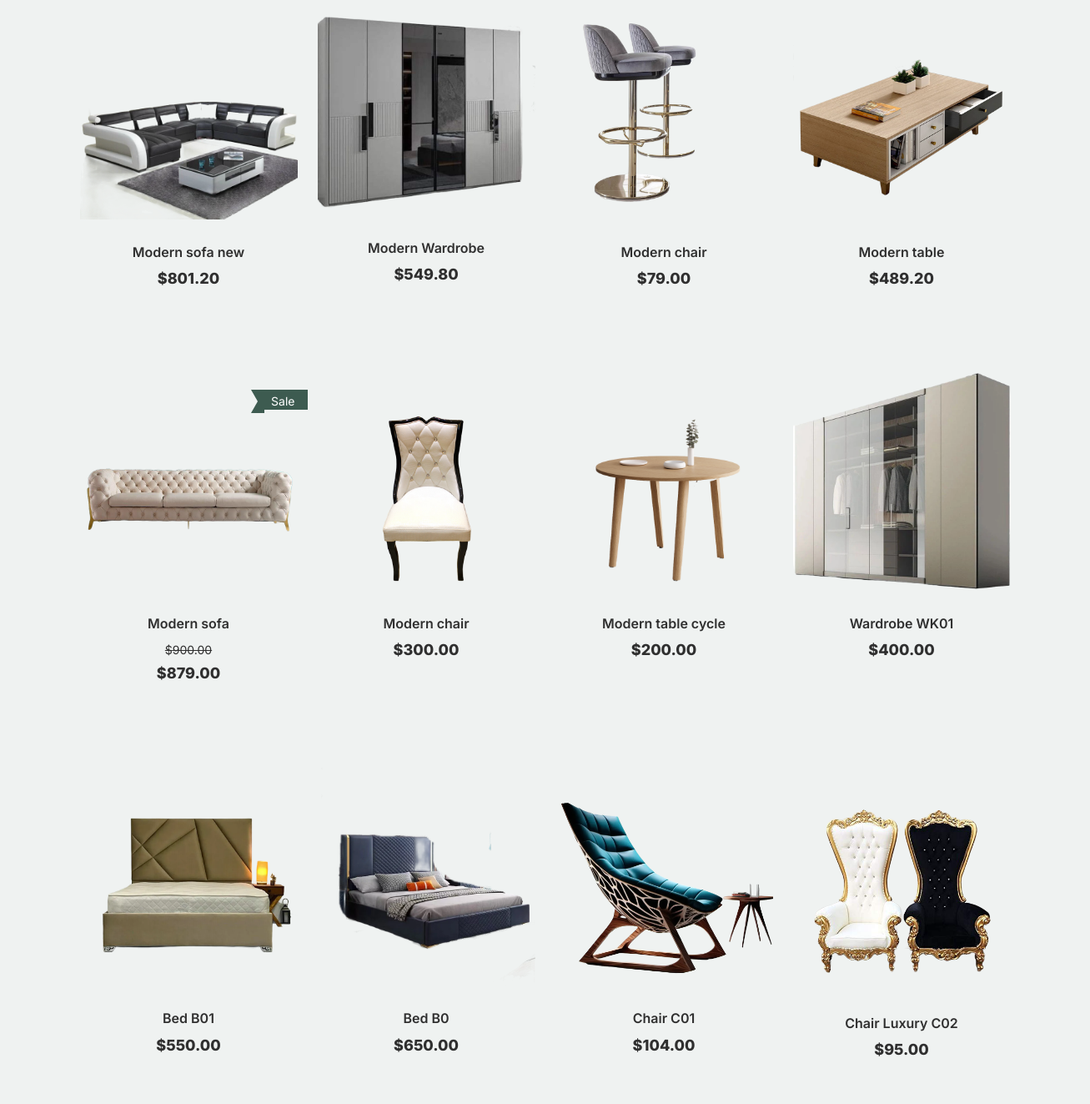
The app's page /shop/ (middle part), older data.
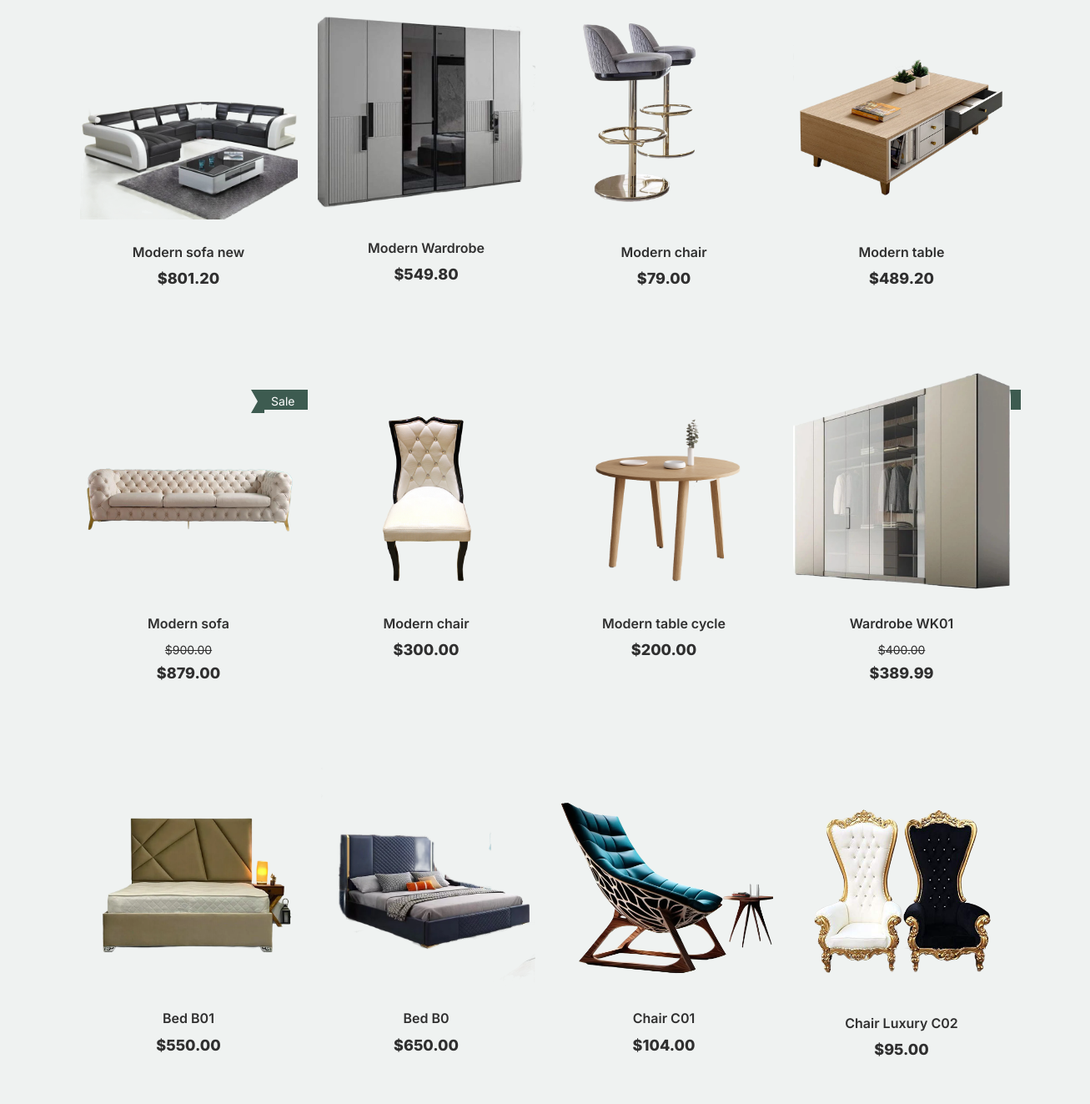
The same page, newer data.
### store/models.py (models this page shows, shortened)
class Product(models.Model):
    name = models.CharField(max_length=100)
    description = models.CharField(max_length=250, default='', blank=True)
    price = models.DecimalField(default=0,max_digits=9, decimal_places=2)
    category = models.ForeignKey(Category, on_delete=models.CASCADE, default=1)
    image = models.ImageField(upload_to='uploads/product/')
    is_sale = models.BooleanField(default=False)
    sale_price = models.DecimalField(default=0, decimal_places=2, max_digits=6)

### store/views.py (the view)
# urls.py: path('shop/', views.shop, name='shop'),
def shop(request):
    products = Product.objects.all()
    return render(request, 'shop.html', {'products': products})

### cart/context_processors.py (called while the page is built)
def cart(request):
    return {'cart': Cart(request)}

### store/templates/shop.html (shortened to what this page needs)
{% extends "base.html" %} {% load static %}
  {% block content %}
  <br />
  <div class="untree_co-section product-section before-footer-section">
    <div class="container">
      <div class="row" id="product-list">
        {% for product in products %} {% if product.is_sale %}
        <div class="col-12 col-md-4 col-lg-3 mb-5 product-item">
          <a class="product-link" href="{% url 'detail' product.id %}">
            <span class="wdp-ribbon wdp-ribbon-two">Sale</span>
            <img src="{{ product.image.url }}" class="img-fluid product-thumbnail" />
            <h3 class="product-title">{{ product.name }}</h3>
            <strike class="product-price">${{product.price}}</strike> <br />
            <strong class="product-price">${{product.sale_price}}</strong>
          </a>
        </div>
        {% else %}
        <div class="col-12 col-md-4 col-lg-3 mb-5 product-item">
          <a class="product-link" href="{% url 'detail' product.id %}">
            <img src="{{ product.image.url }}" class="img-fluid product-thumbnail" />
            <h3 class="product-title">{{ product.name }}</h3>
            <strong class="product-price">${{product.price}}</strong>
          </a>
        </div>
        {% endif %} {% endfor %}
      </div>
    </div>
  </div>
  {% endblock %}

Row changes from the older to the newer data that the page shows:
changed Product "Wardrobe WK01": is_sale False → True (drawn); image: picture added; sale_price (not shown) → "389.99"; image: picture removed
